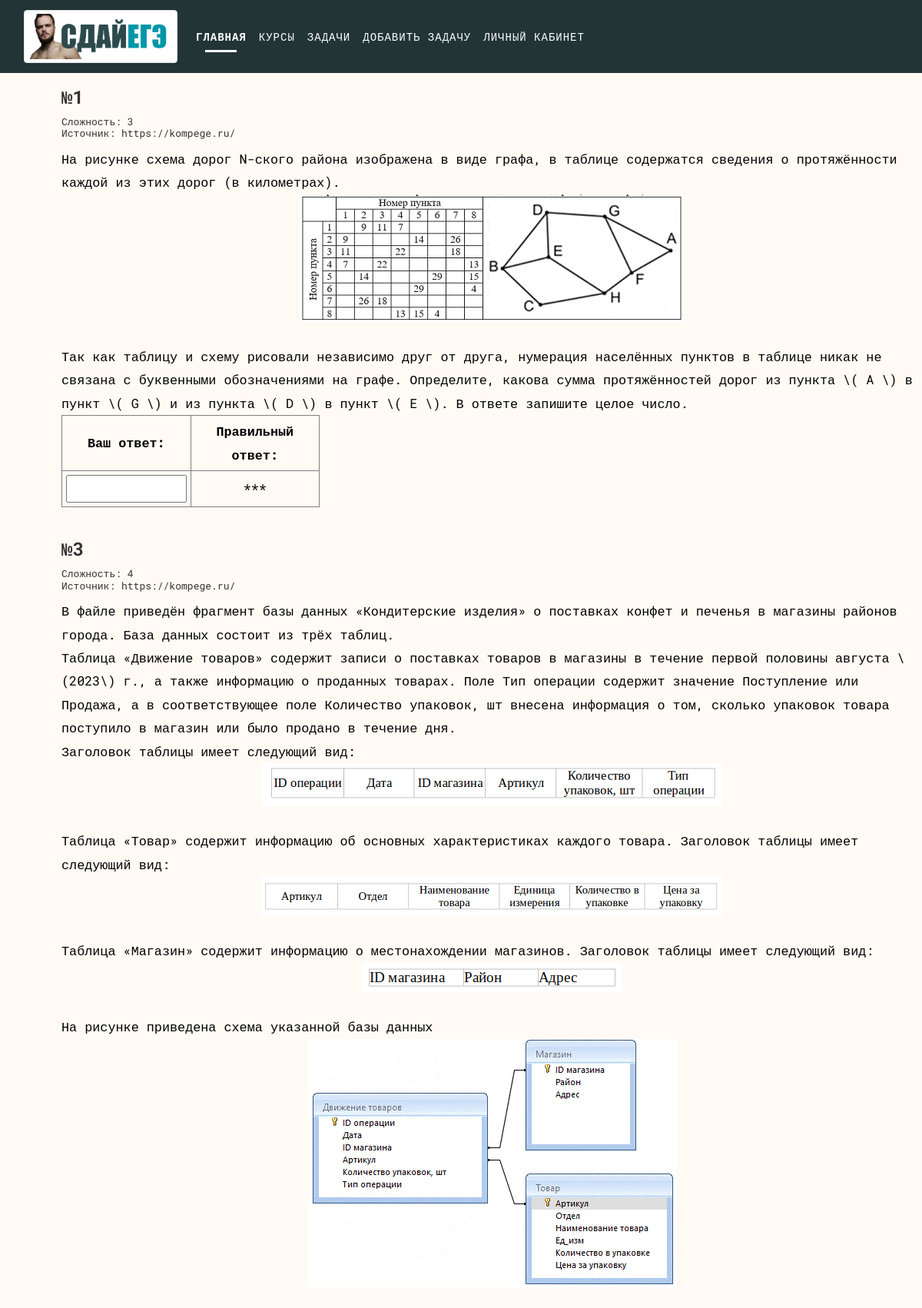
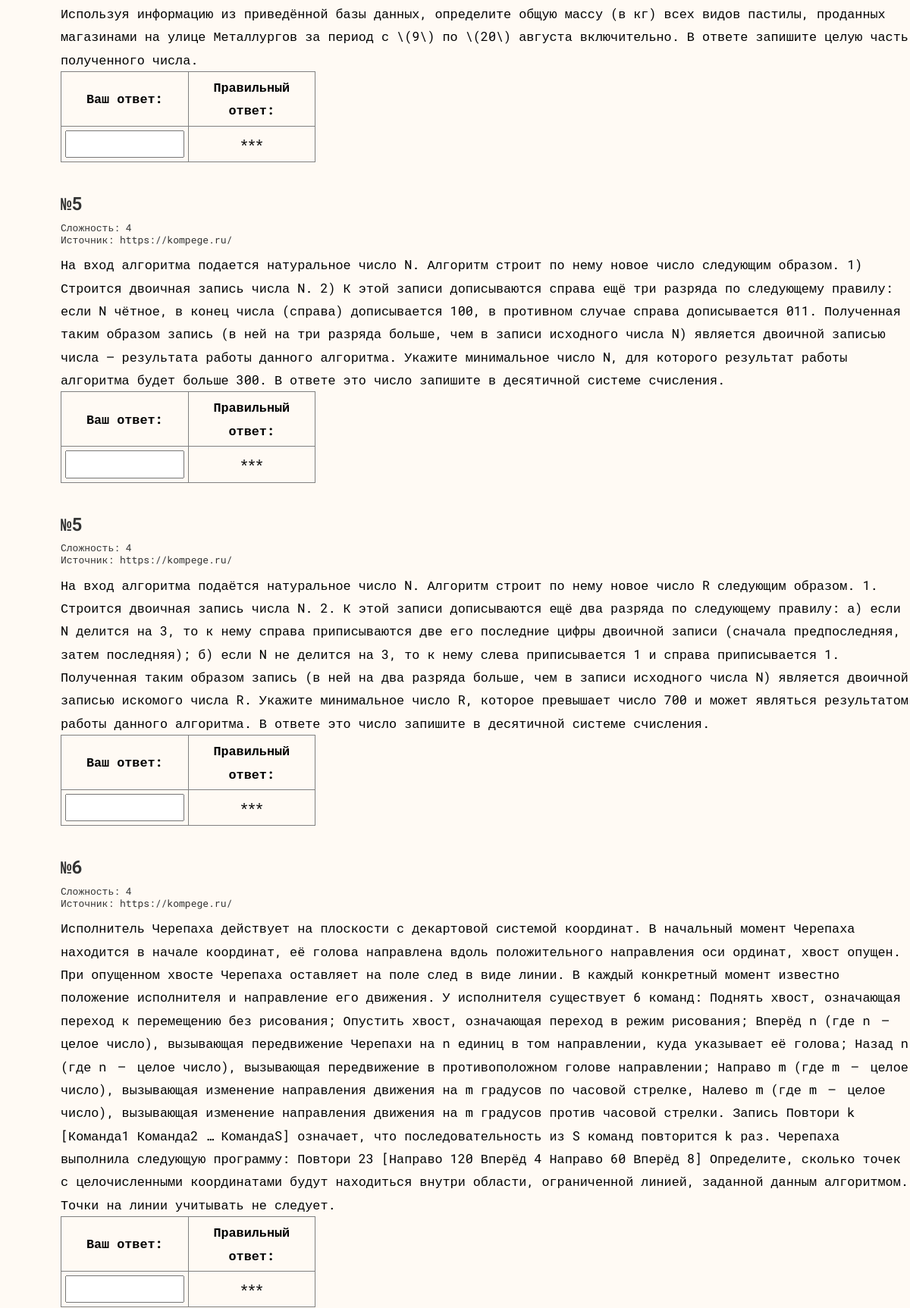
Screenshot of /variant/ (signed in, upper part) with the database file from the repository (2 pictures, top to bottom).
### tables this page shows
CREATE TABLE Tasks (ID INTEGER PRIMARY KEY AUTOINCREMENT, text TEXT, answer TEXT, difficulty NUMERIC, ID_type INTEGER REFERENCES Types (ID), source TEXT, solution NUMERIC, date INTEGER, status NUMERIC);

### main.py (the view)
@app.route('/variant/')
def variant():
    if 'email' not in session:
        return redirect('/sign-in/')
    uid = db.get_user_id(session['email'], 1)
    user = db.get_user(uid, 1)
    if not user:
        return redirect('/sign-in/')
    tasks = db.get_all_tasks(1)
    tasks = [(i[0], i[1], i[3], i[4], i[5], i[2]) for i in tasks]
    random.shuffle(tasks)
    tasks = tasks[:20]
    tasks.sort(key=lambda x: x[3])
    return render_template('variant.html', user=True, tasks=tasks)

### db_functions.py (called while the page is built)
def make_request(request, params):
    connect = sqlite3.connect("MAIN_BD.db")
    cursor = connect.cursor()
    result = cursor.execute(request, params).fetchall()
    connect.close()
    return result

def get_all_tasks(status):
    result = make_request("SELECT * FROM Tasks WHERE status = ?", [status])
    return result  # [(id, text, answer, difficulty, ID_type, source, solution, status(1-active)]

def get_user(user_id, status):
    result = make_request("SELECT * FROM Users WHERE id = ? AND status = ?", [user_id, status])
    return result  # [(name, surname, patronymic, email, password, age, country, role (user, user, admin), about, path (path to the photo)), date, status (1-active, 2-banned, 3-deleted)]

def get_user_id(email, status):
    result = make_request("SELECT * FROM Users WHERE email = ? AND status = ?", [email, status])
    if not result:
        return -1
    return result[0][0]  # id

### templates/variant.html (shortened to what this page needs)
<!DOCTYPE html>
<html lang="ru">
   <link rel="stylesheet" href="{{ url_for('static', filename='css/bootstrap.min.css') }}">
   <link rel="stylesheet" href="{{ url_for('static', filename='css/style.css') }}">
   <link rel="stylesheet" href="{{ url_for('static', filename='css/responsive.css') }}">
   <link rel="stylesheet" href="{{ url_for('static', filename='css/custom.css') }}">
   <link rel="stylesheet" href="{{ url_for('static', filename='css/owl.carousel.css') }}">
   <link rel="stylesheet" href="{{ url_for('static', filename='css/animate.css') }}">
   <link rel="stylesheet" href="{{ url_for('static', filename='css/flaticon.css') }}">
   <link rel="stylesheet" href="{{ url_for('static', filename='css/prettyPhoto.css') }}">
   <link rel="stylesheet" href="{{ url_for('static', filename='css/font-awesome.min.css') }}">
   <link rel="stylesheet" href="{{ url_for('static', filename='css/tasks.css') }}">
   <body id="page-top" class="politics_version">
      <nav class="navbar navbar-expand-lg navbar-dark bg-dark fixed-top">
         <div class="container-fluid">
            <a class="navbar-brand " target="_blank">
            <img class="img-thumbnail" src="{{ url_for('static', filename='images/kegeh.png') }}" alt="" width="200" />
            </a>
            <div class="collapse navbar-collapse" id="navbarNav">
               <ul class="navbar-nav">
                  <div class="collapse navbar-collapse" id="navbarResponsive">
                     <ul class="navbar-nav text-uppercase ml-auto">
                        <li class="nav-item">
                           <a class="nav-link js-scroll-trigger active" href="/">Главная</a>
                        </li>
                        <li class="nav-item">
                           <a class="nav-link js-scroll-trigger" href="/courses">Курсы</a>
                        </li>
                        <li class="nav-item">
                           <a class="nav-link js-scroll-trigger" href="/tasks">Задачи</a>
                        </li>
                        <li class="nav-item">
                           <a class="nav-link js-scroll-trigger" href="/add-task">Добавить задачу</a>
                        </li>
                        {% if user %}
                           <li class="nav-item">
                              <a class="nav-link js-scroll-trigger" href="/dashboard">Личный кабинет</a>
                           </li>
                        {% endif %}
                     </ul>
                  </div>
               </ul>
               </div>
            </div>
      </nav>
      <main id = "task">
        {% for task in tasks %}
          <div class = "task-text">
             <div class = "num">
                <h1> <b> №{{ task[3] }} </b> </h1>
                <h6> Сложность: {{ task[2] }} <br>  Источник: {{ task[4] }}</h6>
             </div>
             {{ task[1]|safe }}
             <div>
                <table border="1" width="30%" cellpadding="5">
                   <tr>
                      <th style="text-align:center; width:50%;">Ваш ответ:</th>
                      <th style="text-align:center" >Правильный ответ:</th>
                   </tr>
                   <tr>
                      <td>
                         <input style="width:100%; margin:auto"
                            class="{{ task[2] }}"
                            type="text"
                            id="task-input-{{ task[0] }}">
                      </td>
                      <td id="task-answer-{{ task[0] }}" style="text-align:center" task-answer="{{ task [5] }}" showing="false">
                         ***
                      </td>
                   </tr>
                </table>
             </div>
          </div>
	  {% endfor %}
      </main>
   </body>
</html>

### static/css/style.css (style rules this page uses)
body { color: #999999; font-size: 14px; font-family: 'Roboto Mono', monospace; line-height: 1.80857; background: #fffaf4; max-height: 10000px; }
html, body { height: 100%; }
a { color: #1f1f1f; text-decoration: none !important; outline: none !important; -webkit-transition: all .3s ease-in-out; -moz-transition: all .3s ease-in-out; -ms-transition: all .3s ease-in-out; -o-transition: all .3s ease-in-out; transition: all .3s ease-in-out; }
h1, h2, h3, h4, h5, h6 { letter-spacing: 0; font-weight: normal; position: relative; padding: 0 0 10px 0; font-weight: normal; line-height: 120% !important; color: #333333; margin: 0 }
h1 { font-size: 24px }
h6 { font-size: 13px }
a { color: #222222; text-decoration: none; outline: none; }
a, .btn { text-decoration: none !important; outline: none !important; -webkit-transition: all .3s ease-in-out; -moz-transition: all .3s ease-in-out; -ms-transition: all .3s ease-in-out; -o-transition: all .3s ease-in-out; transition: all .3s ease-in-out; }
ul, li, ol { margin: 0px; list-style: none; padding: 0px; }
.navbar-dark .navbar-nav .nav-link { color: #ffffff; letter-spacing: 1px; font-size: 14px; position: relative; }
.navbar-dark .navbar-nav .nav-link.active { font-weight: 600; }
.navbar-dark .navbar-nav .nav-link::after { content: ''; width: 0; height: 3px; background: #ffffff; position: absolute; bottom: 0; left: 0; right: 0; text-align: center; margin: 0 auto; border-radius: 0px; -webkit-transition: all .5s; transition: all .5s; z-index: -1; }
.navbar-dark .navbar-nav .nav-link.active::after { width: 50%; }
.num { font: 40px }

### static/css/tasks.css (style rules this page uses)
.nav-link { text-align: center; font-size: 3em; }
main { margin-left: 10vh; margin-top: 14vh; }
.task-text { margin-top: 40px; color: black; font-size: 1.2em; }
.num { font-size: 25px; }

### rows the page displays
Tasks: task "1", difficulty "3", source "https://kompege.ru/", text "На рисунке схема дорог N-ского района изображена в виде графа, в таблице содержатся сведения о протяжённости каждой из этих дорог (в километрах). Так как таблицу и схему рисовали независимо друг от друга, нумерация населённых пунктов в таблице никак не связана с буквенными обозначениями на графе. Определите, какова сумма протяжённостей дорог из пункта \\( A \\) в пункт \\( G \\) и из пункта \\( D \\) в пункт \\( E \\). В ответе запишите целое число.", text (picture)
Tasks: ID_type "3", difficulty "4", source "https://kompege.ru/", text "В файле приведён фрагмент базы данных «Кондитерские изделия» о поставках конфет и печенья в магазины районов города. База данных состоит из трёх таблиц. Таблица «Движение товаров» содержит записи о поставках товаров в магазины в течение первой половины августа \\(2023\\) г., а также информацию о проданных товарах. Поле Тип операции содержит значение Поступление или Продажа, а в соответствующее поле Количество упаковок, шт внесена информация о том, сколько упаковок товара поступило в магазин или было продано в течение дня. Заголовок таблицы имеет следующий вид: Таблица «Товар» содержит информацию об основных характеристиках каждого товара. Заголовок таблицы имеет следующий вид: Таблица…", text (picture)
Tasks: ID_type "5", difficulty "4", source "https://kompege.ru/", text "На вход алгоритма подается натуральное число N. Алгоритм строит по нему новое число следующим образом. 1) Строится двоичная запись числа N. 2) К этой записи дописываются справа ещё три разряда по следующему правилу: если N чётное, в конец числа (справа) дописывается 100, в противном случае справа дописывается 011. Полученная таким образом запись (в ней на три разряда больше, чем в записи исходного числа N) является двоичной записью числа – результата работы данного алгоритма. Укажите минимальное число N, для которого результат работы алгоритма будет больше 300. В ответе это число запишите в десятичной системе счисления."
Tasks: ID_type "5", difficulty "4", source "https://kompege.ru/", text "На вход алгоритма подаётся натуральное число N. Алгоритм строит по нему новое число R следующим образом. 1. Строится двоичная запись числа N. 2. К этой записи дописываются ещё два разряда по следующему правилу: а) если N делится на 3, то к нему справа приписываются две его последние цифры двоичной записи (сначала предпоследняя, затем последняя); б) если N не делится на 3, то к нему слева приписывается 1 и справа приписывается 1. Полученная таким образом запись (в ней на два разряда больше, чем в записи исходного числа N) является двоичной записью искомого числа R. Укажите минимальное число R, которое превышает число 700 и может являться результатом работы данного алгоритма. В ответе это…"
Tasks: ID_type "6", difficulty "4", source "https://kompege.ru/", text "Исполнитель Черепаха действует на плоскости с декартовой системой координат. В начальный момент Черепаха находится в начале координат, её голова направлена вдоль положительного направления оси ординат, хвост опущен. При опущенном хвосте Черепаха оставляет на поле след в виде линии. В каждый конкретный момент известно положение исполнителя и направление его движения. У исполнителя существует 6 команд: Поднять хвост, означающая переход к перемещению без рисования; Опустить хвост, означающая переход в режим рисования; Вперёд n (где n – целое число), вызывающая передвижение Черепахи на n единиц в том направлении, куда указывает её голова; Назад n (где n – целое число), вызывающая передвижение в…"
